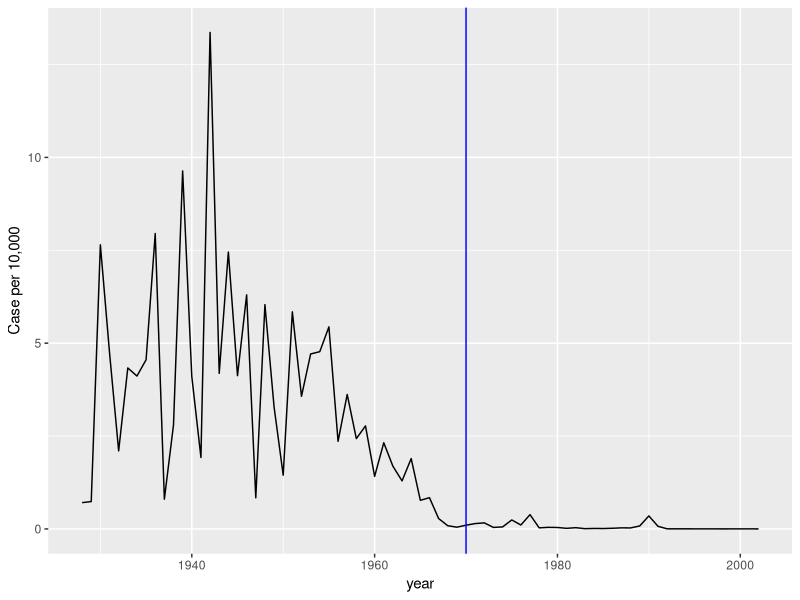
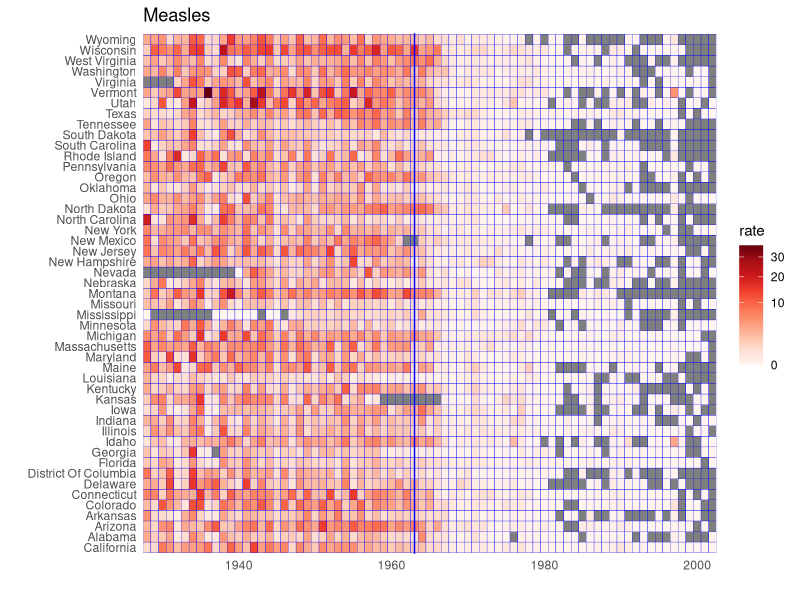
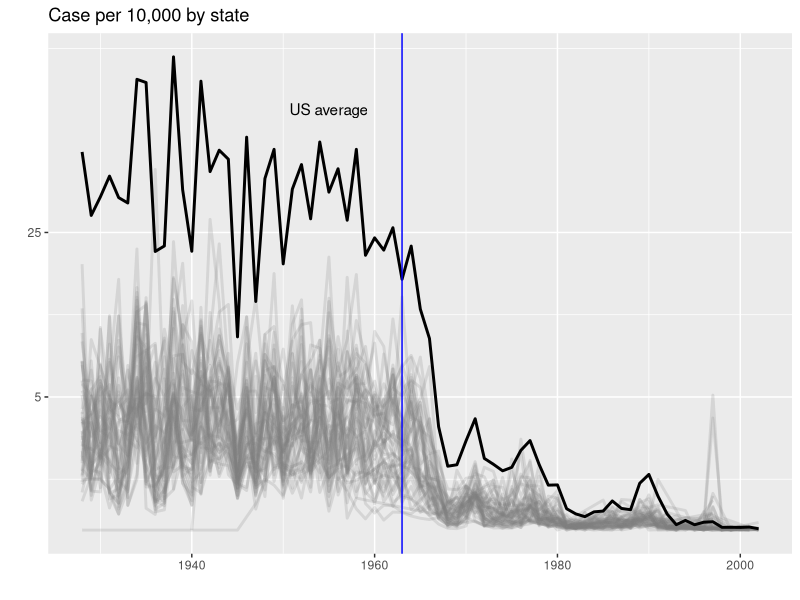

Source code (R) for these figures, in order:
#Vaccine case presentation
#import data and inspect
library(tidyr)
library(dslabs)
library(ggplot2)
library(dplyr)
library(RColorBrewer)
data("us_contagious_diseases")
str(us_contagious_diseases)

#gan cho dat 10,000 ti le mac benh soi, loai bo hai bang Alaska va Hawaii
the_disease <- "Measles"
dat <- us_contagious_diseases %>%
  filter(!state %in% c("Hawaii", "Alaska") & disease == the_disease) %>%
  mutate(rate = count/population*1000*52/weeks_reporting) %>%
  mutate(state = reorder(state,rate))

#ve bieu do benh hang nam o Caifornia
dat %>% filter(state=="California" & !is.na(rate)) %>%
  ggplot(aes(year,rate)) +
  geom_line() +
  ylab("Case per 10,000") +
  geom_vline(xintercept = 1970, col = "blue") # duong ke dung ve nam can doi chieu

#Bieu do bieu dien ti le benh theo bang qua tung nam
dat %>% ggplot(aes(year,state,fill=rate)) +
  geom_tile(color = "blue") +
  scale_x_continuous(expand=c(0,0)) +
  scale_fill_gradientn(colors = RColorBrewer::brewer.pal(9,"Reds"), trans = "sqrt") +
  geom_vline(xintercept = 1963, col = "blue") +
  theme_minimal() + theme(panel.grid = element_blank()) +
  ggtitle(the_disease) +
  ylab("") +
  xlab("")

# Ve duong thang cua ti le benh soi theo nam va bang

avg <- us_contagious_diseases  %>%
  filter(disease == the_disease) %>% group_by(year) %>%
  summarize(us_rate = sum(count, na.rm = TRUE)/sum(population, na.rm = TRUE) *10000)

# Ve bieu do line cua benh soi theo nam roi theo bang

dat %>%
  filter(!is.na(rate)) %>%
  ggplot() +
  geom_line(aes(year,rate, group = state), color = "grey50", show.legend = FALSE, alpha = 0.2, size = 1) +
  geom_line(mapping = aes(year, us_rate),data = avg, size = 1, col = "black") +
  scale_y_continuous(trans = "sqrt", breaks = c(5,25,125,300)) + 
  ggtitle("Case per 10,000 by state") +
  xlab("") +
  ylab("") +
  geom_text(data = data.frame(x=1955, y=50),
            mapping = aes(x,y, label="US average"), color = "black") +
  geom_vline(xintercept = 1963, color = "blue")
